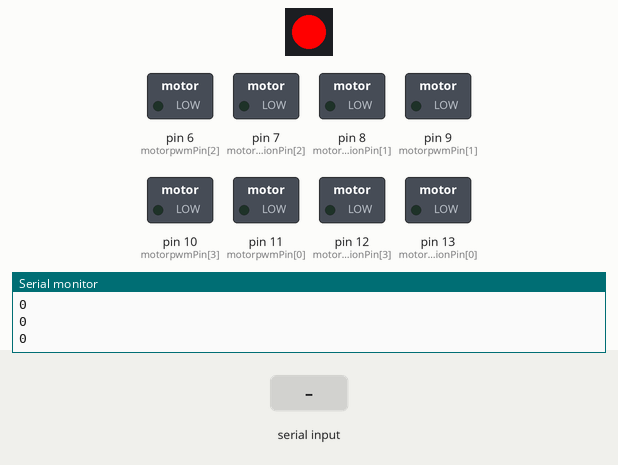
This program was run on a simulated Arduino Uno, built with avr-gcc and run on an emulated ATmega328P. Parts: 1 RGB LEDs in strip order, left to right, switched loads named in the program (green lamp = pin HIGH), the last lines printed to the serial monitor. The test bench sets the inputs (shaded band). Colours are those a GRB WS2812 strip shows for the declared byte order.

Above: at 0.1 s.
At 2.7 s:
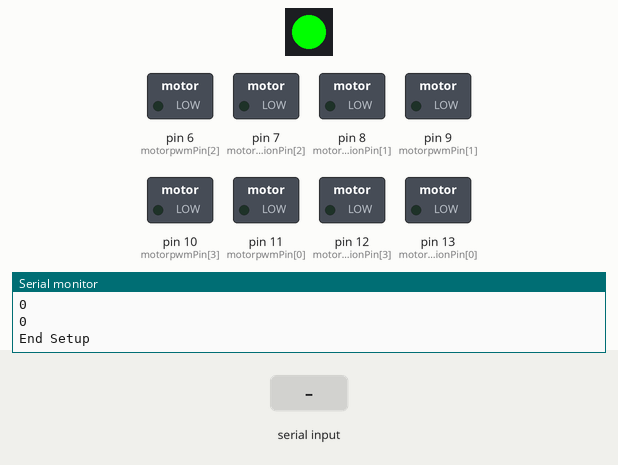
2.8 s: "A|45$" received over Serial
At 3.8 s:
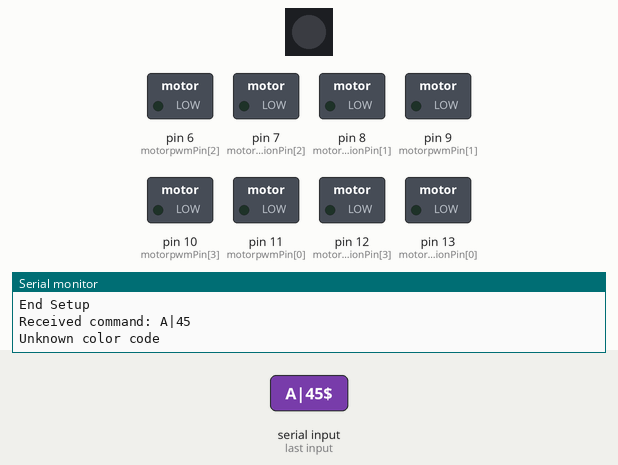
4.3 s: "A$" received over Serial
5.8 s: "B$" received over Serial
Timing chart, 0 to 8.8 s (numbered marks = the images above; inputs shaded):
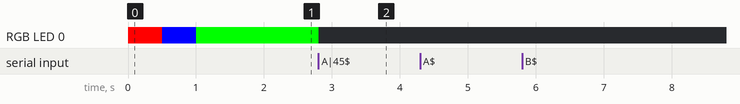

Measured:
- after the input at 2.8 s, RGB LED 0: RGB(0, 255, 0) → off at once

The program:

main.cpp
```cpp
#include <Arduino.h>
#include "motors.h"
#include <FastLED.h>


/*
* [0]--|||--[1]       motorpwmPin[4] motordirectionPin[4] (The numbers correspond to the index numbers of motorpwmPin[4] and motordirectionPin[4])
*  |         |          (counterclockwise)
*  |         |
*  |         |
*  |         |
* [3]-------[2]
*/
// Constants
const static uint8_t ledPin = 2;
const static uint8_t pwm_min = 50;
const static uint8_t motorpwmPin[4] =  { 11,9,6,10 };  ///pins for controlling the motor speed
const static uint8_t motordirectionPin[4] = { 13,8,7,12 };  ///pins for controlling the motor direction

// Variables
static CRGB rgbs[1];


// Function prototypes
void Motor_Init(void);
void Motor_Stop(void);
void Motors_Set(int8_t Motor_0, int8_t Motor_1, int8_t Motor_2, int8_t Motor_3);
void Velocity_Controller(uint16_t angle, uint8_t velocity,int8_t rot,bool drift);
void RGB_Show(uint8_t red, uint8_t green, uint8_t blue);


void setup() {
  Serial.begin(9600);  // Open serial port at 9600 bps
  Serial.setTimeout(500);
  Serial.println("Mecanum wheel robot setup begin");

  FastLED.addLeds<WS2812, ledPin, RGB>(rgbs, 1);

  Motor_Init(); ///Initialize the motors
  Motor_Stop();

  // Cycle through LED colors: Red,  Blue, Green
  RGB_Show(255,0,0); // Red
  delay(500);
  RGB_Show(0,0,255); // Blue
  delay(500);
  RGB_Show(0,255,0); // Green
  delay(500);


  Serial.println("End Setup");
}

void RGB_Show(uint8_t red, uint8_t green, uint8_t blue) {
  rgbs[0].g = red;
  rgbs[0].r = green;
  rgbs[0].b = blue;
  FastLED.show();
}

void loop() {
  while (Serial.available()) {
    String cmd = Serial.readStringUntil('$');
    cmd.trim();
    Serial.print("Received command: ");
    Serial.println(cmd);
    /// Parse command: expected format X|Y|$
    int sepIndex = cmd.indexOf('|');
    if(sepIndex <0){
      Serial.print("Invalid command");
      Serial.println(cmd);
      continue;
    }
    char commandType = cmd.charAt(0);
    String arg1 = cmd.substring(sepIndex + 1);
    arg1.trim();
    switch (commandType) {
      case 'A': {
        arg1.trim();
        int color = arg1.toInt();
        if (color == 1) RGB_Show(255, 0, 0); // Red
        else if (color == 2) RGB_Show(0, 0, 255); // Blue
        else if (color == 3) RGB_Show(0, 255, 0); // Green
        else {
          RGB_Show(0, 0, 0); // Turn off LED
          Serial.println("Unknown color code");
        }
        break;
      }
      case 'B': {
        int commaIndex = arg1.indexOf(',');
        if (commaIndex < 0) {
          Serial.println("Invalid B command format. Use B|direction,speed|$");
          break;
        }
        String dirStr = arg1.substring(0, commaIndex);
        String speedStr = arg1.substring(commaIndex + 1);
        dirStr.trim();
        speedStr.trim();
        Velocity_Controller(dirStr.toInt(), speedStr.toInt(), 0, false);
        delay(1000);
        Motor_Stop();
        break;
      }
      // Add more cases here for other command types
      default:
        Serial.println("Unknown command type");
        break;
    }
    cmd = "";
  }
}
```

motors.cpp
```cpp
#include "motors.h"
#include <Arduino.h>

const static uint8_t pwm_min = 50;
const static uint8_t motorpwmPin[4] =  { 11,9,6,10 };  ///pins for controlling the motor speed
const static uint8_t motordirectionPin[4] = { 13,8,7,12 };  ///pins for controlling the motor direction

/**
 * @brief Speed control function
 * @param angle   "angle" controls the robot's motion direction, with the front of the robot as 0 degrees and counterclockwise as the positive direction)
 *                range from 0 to 359)
 * @param velocity   "velocity" controls the robot's speed, with a value range of 0 to 100)
 * @param rot     "rot" controls the robot's self-rotation speed, with a value range of -100 to 100)
 *                If it is greater than 0, the robot has a counterclockwise self-rotation speed. If it is less than 0, the robot has a clockwise self-rotation speed)
 * @param drift   "drift" determines whether the robot enables drift. Value range: 0 or 1. If it is 0, drift is enabled; otherwise, it is disabled)
 * @retval None
 */
void Velocity_Controller(uint16_t angle, uint8_t velocity, int8_t rot, bool drift) {
  int8_t velocities[4];
  angle += 90;
  float rad = angle * PI / 180;
  velocity /= sqrt(2);
  float rotationSpeed = (rot == 0) ? 1 : 0.5;
  if (drift) {
    velocities[0] = (velocity * sin(rad) - velocity * cos(rad)) * rotationSpeed + rot * rotationSpeed;
    velocities[1] = (velocity * sin(rad) + velocity * cos(rad)) * rotationSpeed - rot * rotationSpeed;
    velocities[2] = (velocity * sin(rad) - velocity * cos(rad)) * rotationSpeed - rot * rotationSpeed * 2;
    velocities[3] = (velocity * sin(rad) + velocity * cos(rad)) * rotationSpeed + rot * rotationSpeed * 2;
  } else {
    velocities[0] = (velocity * sin(rad) - velocity * cos(rad)) * rotationSpeed + rot * rotationSpeed;
    velocities[1] = (velocity * sin(rad) + velocity * cos(rad)) * rotationSpeed - rot * rotationSpeed;
    velocities[2] = (velocity * sin(rad) - velocity * cos(rad)) * rotationSpeed - rot * rotationSpeed;
    velocities[3] = (velocity * sin(rad) + velocity * cos(rad)) * rotationSpeed + rot * rotationSpeed;
  }
  Motors_Set(velocities[0], velocities[1], velocities[2], velocities[3]);
}

/**
 * @brief Initializes the motor direction pins and sets the robot to a stopped state.
 *        This function should be called during setup to ensure all motors are ready.
 */
void Motor_Init(void) {
  for(uint8_t i = 0; i < 4; i++){
    pinMode(motordirectionPin[i], OUTPUT);
  }
  Velocity_Controller(0, 0, 0, 0);
}

/**
 * @brief Stops all motors by setting direction pins LOW and PWM to 0.
 *        This function ensures the robot does not move unexpectedly.
 */
void Motor_Stop(void) {
  for (uint8_t i = 0; i < 4; i++) {
    digitalWrite(motordirectionPin[i], LOW); // Set direction to stop
    analogWrite(motorpwmPin[i], 0); // Set speed to 0
  }
}

void Motors_Set(int8_t Motor_0, int8_t Motor_1, int8_t Motor_2, int8_t Motor_3) {
  int8_t pwm_set[4];
  int8_t motors[4] = { Motor_0, Motor_1, Motor_2, Motor_3};
  bool direction[4] = { 1, 0, 0, 1};///forward, left 1, right 0
  for(uint8_t i=0; i < 4; ++i) {
    direction[i] = motors[i] < 0 ? !direction[i] : direction[i];
    pwm_set[i] = motors[i] == 0 ? 0 : map(abs(motors[i]), 0, 100, pwm_min, 255);
    Serial.println(pwm_set[i]);
    digitalWrite(motordirectionPin[i], direction[i]);
    analogWrite(motorpwmPin[i], pwm_set[i]);
  }
}
```

motors.h
```cpp
#ifndef MOTORS_H
#define MOTORS_H

#include <Arduino.h>

void Motor_Init(void);
void Motor_Stop(void);
void Motors_Set(int8_t Motor_0, int8_t Motor_1, int8_t Motor_2, int8_t Motor_3);
void Velocity_Controller(uint16_t angle, uint8_t velocity, int8_t rot, bool drift);

#endif // MOTORS_H
```
